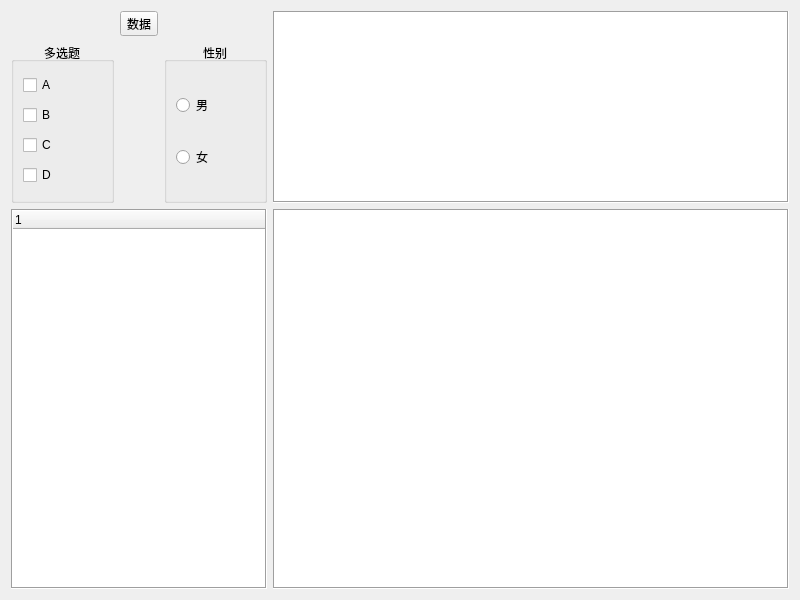
<?xml version="1.0" encoding="UTF-8"?>
<ui version="4.0">
 <class>Widget</class>
 <widget class="QWidget" name="Widget">
  <property name="geometry">
   <rect>
    <x>0</x>
    <y>0</y>
    <width>800</width>
    <height>600</height>
   </rect>
  </property>
  <property name="windowTitle">
   <string>Widget</string>
  </property>
  <layout class="QGridLayout" name="gridLayout">
   <item row="2" column="3">
    <widget class="QTableWidget" name="tableWidget">
     <property name="frameShape">
      <enum>QFrame::Box</enum>
     </property>
    </widget>
   </item>
   <item row="0" column="1">
    <widget class="QToolButton" name="toolButton">
     <property name="text">
      <string>数据</string>
     </property>
     <property name="icon">
      <iconset resource="res.qrc">
       <normaloff>:/resource/chart.png</normaloff>:/resource/chart.png</iconset>
     </property>
     <property name="iconSize">
      <size>
       <width>40</width>
       <height>40</height>
      </size>
     </property>
     <property name="checkable">
      <bool>false</bool>
     </property>
     <property name="toolButtonStyle">
      <enum>Qt::ToolButtonIconOnly</enum>
     </property>
    </widget>
   </item>
   <item row="1" column="2">
    <widget class="QGroupBox" name="groupBox">
     <property name="title">
      <string>性别</string>
     </property>
     <property name="alignment">
      <set>Qt::AlignCenter</set>
     </property>
     <layout class="QVBoxLayout" name="verticalLayout">
      <item>
       <widget class="QRadioButton" name="btn_man">
        <property name="text">
         <string>男</string>
        </property>
       </widget>
      </item>
      <item>
       <widget class="QRadioButton" name="btn_woman">
        <property name="text">
         <string>女</string>
        </property>
       </widget>
      </item>
     </layout>
    </widget>
   </item>
   <item row="1" column="0">
    <widget class="QGroupBox" name="groupBox_2">
     <property name="title">
      <string>多选题</string>
     </property>
     <property name="alignment">
      <set>Qt::AlignCenter</set>
     </property>
     <layout class="QVBoxLayout" name="verticalLayout_2">
      <item>
       <widget class="QCheckBox" name="checkBox_1">
        <property name="text">
         <string>A</string>
        </property>
        <property name="tristate">
         <bool>true</bool>
        </property>
       </widget>
      </item>
      <item>
       <widget class="QCheckBox" name="checkBox_2">
        <property name="text">
         <string>B</string>
        </property>
       </widget>
      </item>
      <item>
       <widget class="QCheckBox" name="checkBox_3">
        <property name="text">
         <string>C</string>
        </property>
       </widget>
      </item>
      <item>
       <widget class="QCheckBox" name="checkBox_4">
        <property name="text">
         <string>D</string>
        </property>
       </widget>
      </item>
     </layout>
    </widget>
   </item>
   <item row="2" column="0" colspan="3">
    <widget class="QTreeWidget" name="treeWidget">
     <property name="frameShape">
      <enum>QFrame::Box</enum>
     </property>
     <column>
      <property name="text">
       <string notr="true">1</string>
      </property>
     </column>
    </widget>
   </item>
   <item row="0" column="3" rowspan="2">
    <widget class="QListWidget" name="listWidget">
     <property name="frameShape">
      <enum>QFrame::Box</enum>
     </property>
     <property name="frameShadow">
      <enum>QFrame::Sunken</enum>
     </property>
    </widget>
   </item>
  </layout>
 </widget>
 <resources>
  <include location="res.qrc"/>
 </resources>
 <connections/>
</ui>
